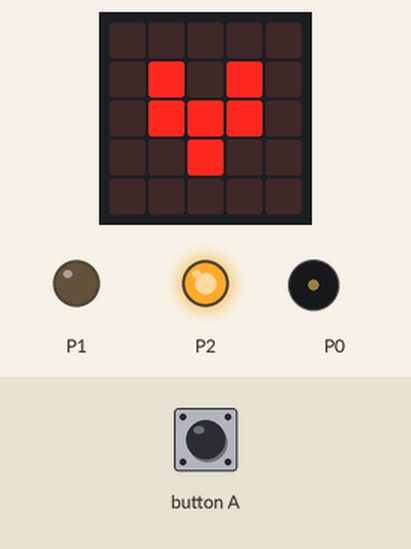
Simulated run of this program. Board: BBC micro:bit (MakeCode). Shown: the board's 5×5 LED display, output pins drawn as LEDs (lit = HIGH), buzzer (waves = sounding). Inputs (shaded band) come from the test bench. Random numbers come from a fixed seed; pins used as bus, display or sensor lines are not drawn.

Above: at 1.3 s.
1.4 s: button A pressed for 0.15 s
At 3.4 s:
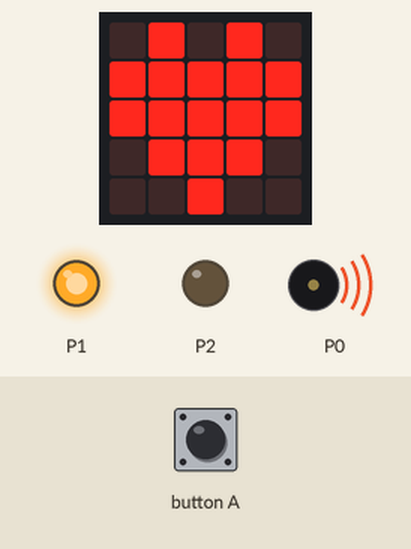
At 5.5 s:
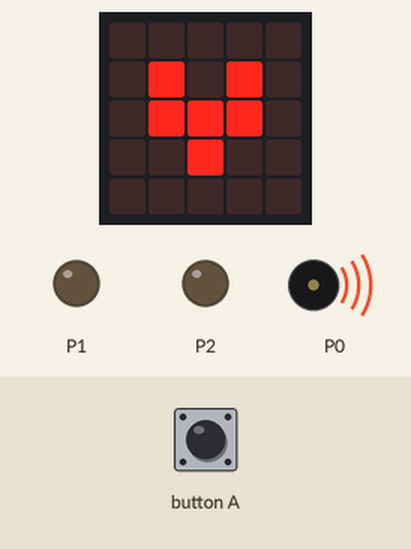
Timing chart, 0 to 15.0 s (numbered marks = the images above; inputs shaded):
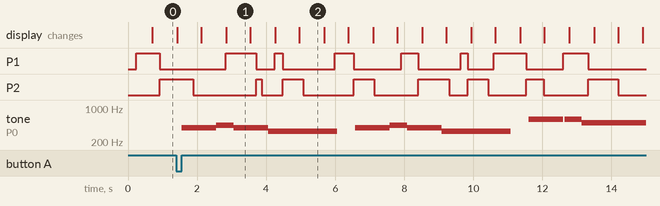

The program:

main.ts
```typescript
let 点滅間隔 = 0
input.onButtonPressed(Button.A, function () {
    music.playTone(392, music.beat(BeatFraction.Double))
    music.playTone(440, music.beat(BeatFraction.Whole))
    music.playTone(392, music.beat(BeatFraction.Double))
    music.playTone(330, music.beat(BeatFraction.Breve))
    music.rest(music.beat(BeatFraction.Whole))
    music.playTone(392, music.beat(BeatFraction.Double))
    music.playTone(440, music.beat(BeatFraction.Whole))
    music.playTone(392, music.beat(BeatFraction.Double))
    music.playTone(330, music.beat(BeatFraction.Breve))
    music.rest(music.beat(BeatFraction.Whole))
    music.playTone(587, music.beat(BeatFraction.Double))
    music.rest(music.beat(BeatFraction.Sixteenth))
    music.playTone(587, music.beat(BeatFraction.Whole))
    music.playTone(494, music.beat(BeatFraction.Breve))
    music.rest(music.beat(BeatFraction.Half))
    music.playTone(523, music.beat(BeatFraction.Double))
    music.rest(music.beat(BeatFraction.Sixteenth))
    music.playTone(523, music.beat(BeatFraction.Whole))
    music.playTone(392, music.beat(BeatFraction.Breve))
})
basic.forever(function () {
    basic.showIcon(IconNames.Heart)
    basic.pause(100)
    basic.showIcon(IconNames.SmallHeart)
    basic.pause(100)
})
basic.forever(function () {
    点滅間隔 = randint(100, 1000)
    pins.digitalWritePin(DigitalPin.P0, 1)
    basic.pause(点滅間隔)
    pins.digitalWritePin(DigitalPin.P0, 0)
    点滅間隔 = randint(100, 1000)
    pins.digitalWritePin(DigitalPin.P1, 1)
    basic.pause(点滅間隔)
    pins.digitalWritePin(DigitalPin.P1, 0)
    点滅間隔 = randint(100, 1000)
    pins.digitalWritePin(DigitalPin.P2, 1)
    basic.pause(点滅間隔)
    pins.digitalWritePin(DigitalPin.P2, 0)
})
```

test.ts
```typescript
// テストはここに来ます。このパッケージが拡張機能として使用されるときにはコンパイルされません。
```

Measured:
- after the input at 1.4 s, tone on P0: plays 392 Hz for 1.0 s, 440 Hz for 0.51 s, 392 Hz for 1.0 s, 330 Hz for 2.0 s, 392 Hz for 1.0 s, 440 Hz for 0.51 s … (11 notes in this stretch), starting after 0.15 s
- what the display in image 1 shows lasts 0.7 s, from 2.8 s to 3.5 s
